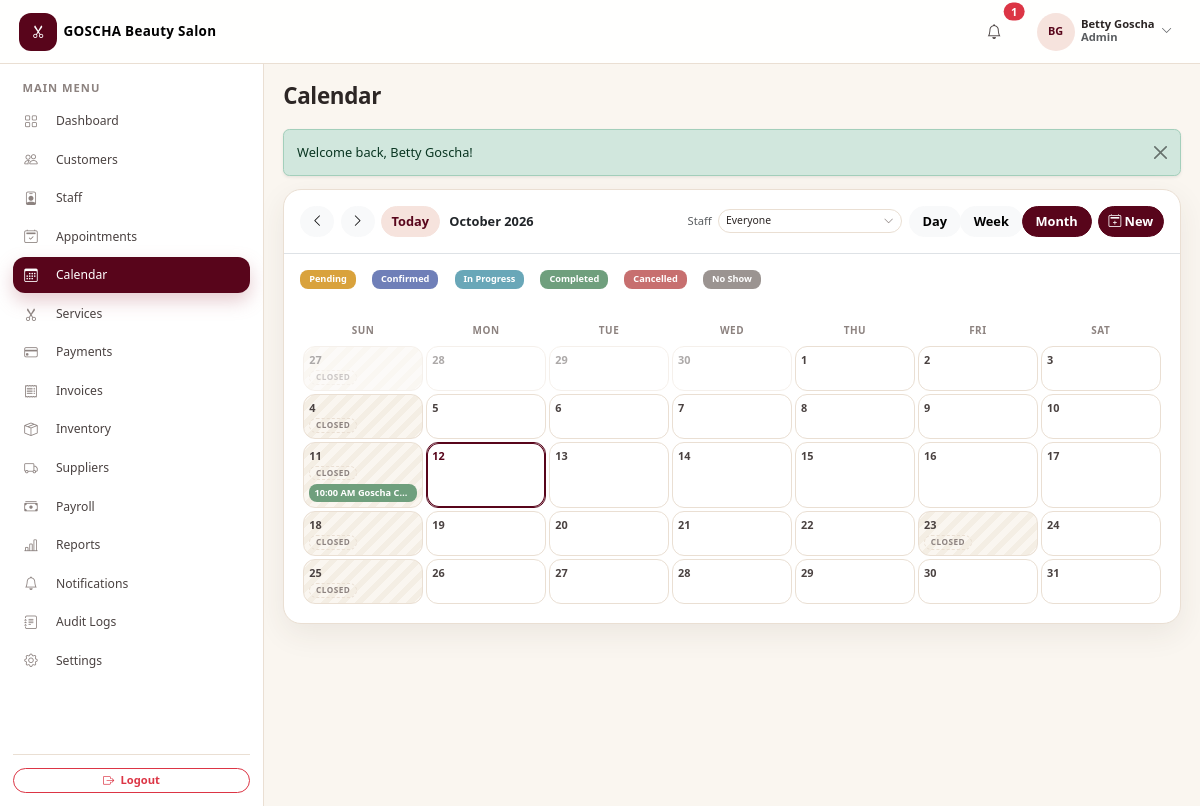
The page /admin/calendar.php (signed in) on the database its author committed.
### tables this page shows
CREATE TABLE `users` (
  `id` int(11) NOT NULL AUTO_INCREMENT,
  `salon_id` int(11) NOT NULL,
  `name` varchar(100) NOT NULL,
  `first_name` varchar(100) DEFAULT NULL,
  `last_name` varchar(100) DEFAULT NULL,
  `email` varchar(255) NOT NULL,
  `phone` varchar(20) DEFAULT NULL,
  `password` varchar(255) NOT NULL,
  `role` enum('admin','receptionist') NOT NULL DEFAULT 'admin',
  `status` enum('active','inactive') NOT NULL DEFAULT 'active',
  `created_at` datetime NOT NULL DEFAULT current_timestamp(),
  `updated_at` datetime NOT NULL DEFAULT current_timestamp() ON UPDATE current_timestamp(),
  PRIMARY KEY (`id`),
  UNIQUE KEY `uq_users_email` (`email`),
  KEY `idx_users_salon` (`salon_id`),
  CONSTRAINT `fk_users_salon` FOREIGN KEY (`salon_id`) REFERENCES `salons` (`id`)
);

CREATE TABLE `salons` (
  `id` int(11) NOT NULL AUTO_INCREMENT,
  `salon_name` varchar(150) NOT NULL,
  `owner_first_name` varchar(100) DEFAULT NULL,
  `owner_last_name` varchar(100) DEFAULT NULL,
  `email` varchar(255) DEFAULT NULL,
  `phone` varchar(20) DEFAULT NULL,
  `address` varchar(255) DEFAULT NULL,
  `timezone` varchar(64) NOT NULL DEFAULT 'Africa/Addis_Ababa',
  `currency` char(3) NOT NULL DEFAULT 'ETB',
  `status` enum('active','inactive') NOT NULL DEFAULT 'active',
  `setup_completed_at` datetime DEFAULT NULL,
  `created_at` datetime NOT NULL DEFAULT current_timestamp(),
  `updated_at` datetime NOT NULL DEFAULT current_timestamp() ON UPDATE current_timestamp(),
  PRIMARY KEY (`id`),
  UNIQUE KEY `uq_salons_name` (`salon_name`),
  KEY `idx_salons_status` (`status`)
);

CREATE TABLE `appointments` (
  `id` int(11) NOT NULL AUTO_INCREMENT,
  `salon_id` int(11) NOT NULL,
  `customer_id` int(11) NOT NULL,
  `staff_id` int(11) DEFAULT NULL,
  `appointment_date` date NOT NULL,
  `start_time` time NOT NULL,
  `end_time` time NOT NULL,
  `status` enum('pending','confirmed','in_progress','completed','cancelled','no_show') NOT NULL DEFAULT 'pending',
  `notes` text DEFAULT NULL,
  `subtotal` decimal(10,2) NOT NULL DEFAULT 0.00,
  `discount` decimal(10,2) NOT NULL DEFAULT 0.00,
  `tax` decimal(10,2) NOT NULL DEFAULT 0.00,
  `total_amount` decimal(10,2) NOT NULL DEFAULT 0.00,
  `payment_status` enum('pending','partial','paid','refunded') NOT NULL DEFAULT 'pending',
  `created_by` int(11) DEFAULT NULL,
  `created_at` datetime NOT NULL DEFAULT current_timestamp(),
  `updated_at` datetime NOT NULL DEFAULT current_timestamp() ON UPDATE current_timestamp(),
  PRIMARY KEY (`id`),
  KEY `idx_appt_date` (`appointment_date`),
  KEY `idx_appt_status` (`status`),
  KEY `idx_appt_customer` (`customer_id`),
  KEY `idx_appt_staff` (`staff_id`),
  KEY `idx_appt_created_by` (`created_by`),
  KEY `idx_appointments_salon` (`salon_id`),
  KEY `idx_appt_salon_date` (`salon_id`,`appointment_date`),
  KEY `idx_appt_salon_staff` (`salon_id`,`staff_id`,`appointment_date`),
  KEY `idx_appt_salon_cust` (`salon_id`,`customer_id`),
  CONSTRAINT `fk_appointments_salon` FOREIGN KEY (`salon_id`) REFERENCES `salons` (`id`),
  CONSTRAINT `fk_appt_created_by` FOREIGN KEY (`created_by`) REFERENCES `users` (`id`) ON DELETE SET NULL,
  CONSTRAINT `fk_appt_customer` FOREIGN KEY (`customer_id`) REFERENCES `customers` (`id`) ON DELETE CASCADE,
  CONSTRAINT `fk_appt_staff` FOREIGN KEY (`staff_id`) REFERENCES `staff` (`id`) ON DELETE SET NULL
);

### modules/calendar.php (the view, shortened to what the rows shown need)
<?php
$salonId = (int)current_salon_id();
$view = $_GET['view'] ?? 'month';
$current = $_GET['date'] ?? date('Y-m-d');
$ts = strtotime($current);
$weekDays = ['Sun', 'Mon', 'Tue', 'Wed', 'Thu', 'Fri', 'Sat'];
$staffFilter = isset($_GET['staff_id']) && ctype_digit((string)$_GET['staff_id']) ? (int)$_GET['staff_id'] : 0;
$appointments = [];
try {
    if ($view === 'month') {
        $from = date('Y-m-01', $ts);
        $to   = date('Y-m-t', $ts);
    } elseif ($view === 'week') {
        $from = $current;
        $to   = date('Y-m-d', strtotime($current . ' +6 days'));
    } else {
        $from = $current;
        $to   = $current;
    }
    $stmt = db()->prepare(
        'SELECT a.*, CONCAT(c.first_name, " ", c.last_name) AS customer_name
         FROM appointments a JOIN customers c ON c.id = a.customer_id AND c.salon_id = a.salon_id
         WHERE a.salon_id = :sid
           AND a.appointment_date BETWEEN :from AND :to
           AND (:staff_a = 0 OR a.staff_id = :staff_b)
         ORDER BY a.appointment_date, a.start_time'
    );
    $stmt->execute(['sid' => $salonId, 'from' => $from, 'to' => $to, 'staff_a' => $staffFilter, 'staff_b' => $staffFilter]);
    foreach ($stmt->fetchAll() as $row) {
        $appointments[$row['appointment_date']][] = $row;
    }
} catch (Throwable $e) {
}
function calendar_day_status(string $date, int $staffId = 0): array
{
    static $cache = [];
    $key = $date . '|' . $staffId;
    $info   = scheduling_day_info($date);
    $status = [
        'open'         => (bool)$info['is_open'],
        'reason'       => $info['reason'],
        'opening_time' => $info['is_open'] ? $info['opening_time'] : null,
        'closing_time' => $info['is_open'] ? $info['closing_time'] : null,
        'breaks'       => [],
        'rostered'     => true,
        'shift'        => null,
    ];
    return $cache[$key] = $status;
}
include __DIR__ . '/../includes/header.php';
?>
<div class="card">
    <div class="card-body pt-0">
    <?php if ($view === 'month'): ?>
        <table class="cal-table">
            <thead>
                <tr><?php foreach ($weekDays as $d): ?><th><?php echo $d; ?></th><?php endforeach; ?></tr>
            </thead>
            <tbody>
            <?php
            $monthStart = date('Y-m-01', $ts);
            $monthLabel = date('Y-m', $ts);
            $firstDow   = (int)date('w', strtotime($monthStart));
            $daysIn     = (int)date('t', strtotime($monthStart));
            $cells = [];
            for ($i = $firstDow; $i >= 1; $i--) {
                $cells[] = ['dim', date('Y-m-d', strtotime("{$monthStart} -{$i} days"))];
            }
            for ($d = 1; $d <= $daysIn; $d++) {
                $cells[] = ['cur', $monthLabel . '-' . str_pad((string)$d, 2, '0', STR_PAD_LEFT)];
            }
            foreach (array_chunk($cells, 7) as $chunk): ?>
                <tr>
                <?php foreach ($chunk as [$type, $dateStr]):
                    $st = calendar_day_status($dateStr, $staffFilter);
                    $blocked = !$st['open'] || !$st['rostered'];
                    ?>
                    <td class="cal-cell <?php echo $type === 'dim' ? 'dim' : ''; ?> <?php echo $dateStr === date('Y-m-d') ? 'today' : ''; ?> <?php echo $blocked ? 'closed' : ''; ?>">
                        <div class="day-num"><?php echo (int)date('j', strtotime($dateStr)); ?></div>
                        <?php if ($blocked): ?>
                            <div class="cal-flag" title="<?php echo e($st['reason']); ?>"><?php echo $st['open'] ? 'Off' : 'Closed'; ?></div>
                        <?php endif; ?>
                        <?php foreach ($appointments[$dateStr] ?? [] as $ev):
                            $cls = 'est-' . str_replace(['-', ' '], '_', $ev['status']);
                            ?>
                            <a href="appointments.php?action=view&id=<?php echo $ev['id']; ?>" class="cal-event <?php echo $cls; ?>" title="<?php echo e($ev['customer_name']); ?> · <?php echo fmt_time($ev['start_time']); ?>">
                                <?php echo fmt_time($ev['start_time']); ?> <?php echo e(mb_substr($ev['customer_name'], 0, 14)); ?>
                            </a>
                        <?php endforeach; ?>
                    </td>
                <?php endforeach; ?>
                </tr>
            <?php endforeach; ?>
            </tbody>
        </table>
    <?php endif; ?>
    </div>
</div>
<?php include __DIR__ . '/../includes/footer.php'; ?>

### includes/navbar.php (shortened to what the rows shown need)
<?php
$user = current_user();
$isAdmin = is_admin();
$base = $isAdmin ? 'admin' : 'receptionist';
$dashUrl = base_url($base . '/dashboard.php');
?>
<nav class="navbar app-navbar navbar-expand-lg sticky-top">
    <div class="container-fluid px-3 px-lg-4">
        <?php $brandLogo = salon_logo_url(); ?>
        <a class="navbar-brand d-flex align-items-center gap-2 fw-semibold" href="<?php echo $dashUrl; ?>">
            <?php if ($brandLogo !== ''): ?>
                <img src="<?php echo e($brandLogo); ?>" alt="<?php echo e(salon_name()); ?> logo" class="brand-logo">
            <?php else: ?>
                <span class="brand-mark"><i class="bi bi-scissors"></i></span>
            <?php endif; ?>
            <span class="brand-name d-none d-sm-inline"><?php echo e(salon_name()); ?></span>
        </a>
        <div class="d-flex align-items-center gap-2 gap-lg-3 ms-auto">
            <div class="dropdown">
                <button class="btn btn-user d-flex align-items-center gap-2" type="button" data-bs-toggle="dropdown" aria-expanded="false">
                    <span class="avatar"><?php echo e(initials($user['name'])); ?></span>
                    <span class="d-none d-md-block text-start">
                        <span class="d-block user-name small lh-1"><?php echo e($user['name']); ?></span>
                        <span class="d-block user-role small text-muted"><?php echo e(ucfirst($user['role'])); ?></span>
                    </span>
                    <i class="bi bi-chevron-down small text-muted"></i>
                </button>
            </div>
        </div>
    </div>
</nav>

### rows shown on the page
users: salon.salon_name "GOSCHA Beauty Salon", name "BG", name "Betty Goscha", role "Admin"
appointments: start_time "10:00 AM", customer_name "Goscha C…"

### other values the page prints
$unreadCount "1"
$label "Dashboard"
$label "Customers"
$label "Staff"
$label "Appointments"
$label "Calendar"
$label "Services"
$label "Payments"
$label "Invoices"
$label "Inventory"
$label "Suppliers"
$label "Payroll"
$label "Reports"
$label "Notifications"
$label "Audit Logs"
